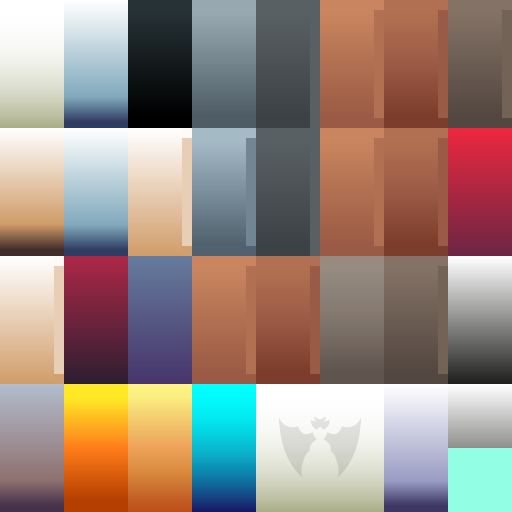
#> input picture assets/characters/kaykit_skeletons/golem/Skeleton_Golem_skeleton_texture_A.png, 1024 x 1024 px (shown at 1/2 size)
$ python -i framing.py   (imports and definitions only)
#> lines starting #> are read from the running program, lines starting #| are printed output that depends on the picture
#> further down, picture is the input picture: PIL image 1024x1024 RGBA; mean R, G, B, A 153, 135.1, 126.2, 255
"""Turning a generated picture of an Item into a usable Item icon.

An icon set is judged as a set. If one Item's art fills its tile and the next
sits in the middle of a sea of empty pixels, the inventory looks broken even
though both images are individually fine. So the model is never trusted to
frame anything: it is asked for a subject on a flat backdrop, the backdrop is
keyed out, and the subject is then measured and placed to a fixed rule.

The rule: longest side of the subject is scaled to `canvas_px * (1 - 2 *
margin)`, and the subject is centred. Every icon therefore has the same
footprint on the same canvas regardless of what the model drew or where.
"""

from __future__ import annotations

from collections import deque

import numpy as np
from PIL import Image

#: Item icons ship at this size. Big enough to stay crisp on a hover panel,
#: small enough that a full Recipe book is cheap to keep in memory.
DEFAULT_CANVAS_PX = 256

#: Breathing room so adjacent icons in a grid do not touch.
DEFAULT_MARGIN_FRAC = 0.08

# All three tolerances below are in mean absolute levels per channel (0-255),
# so "20" means "twenty levels different", not a Euclidean colour distance
# that reads 1.73x larger on greys than the number suggests.

#: How far a pixel may sit from the *fitted* backdrop surface and still count
#: as backdrop. Not a distance from one flat colour -- see `_fit_backdrop`.
DEFAULT_KEY_TOLERANCE = 20.0

#: How far a pixel may sit from the fitted backdrop and still be eaten as a
#: cast shadow, provided it is reached by small steps from known backdrop. A
#: shadow is much darker than the backdrop but fades into it gradually, which
#: is exactly the distinction these two numbers encode.
SHADOW_TOLERANCE = 40.0

#: Largest single-pixel colour step the shadow walk may cross. The subject's
#: edge is a hard step and blocks the walk; a shadow's falloff is gentle and
#: does not. Keep this small -- it is the only thing standing between the
#: flood fill and the inside of a grey steel subject.
SHADOW_STEP_TOLERANCE = 6.0


# [95 lines left out: functions alpha_from_flat_background, _fit_backdrop, not called in this run]


def frame_to_canvas(
    image: Image.Image,
    canvas_px: int = DEFAULT_CANVAS_PX,
    margin_frac: float = DEFAULT_MARGIN_FRAC,
) -> Image.Image:
    """Scale and centre `image`'s opaque subject onto a fixed square canvas.

    `image` must already have an alpha channel marking the subject; run
    `alpha_from_flat_background` first if it does not.
    """
#> called with canvas_px = 256, margin_frac = 0.08
    if not 0 <= margin_frac < 0.5:
        raise ValueError(f"margin_frac must be in [0, 0.5), got {margin_frac}")

    rgba = image.convert("RGBA")
    bbox = rgba.split()[3].getbbox()
#> bbox = (0, 0, 1024, 1024)
    if bbox is None:
        raise ValueError("image is fully transparent -- nothing to frame")

    subject = rgba.crop(bbox)
    content_px = canvas_px - 2 * round(canvas_px * margin_frac)
    scale = content_px / max(subject.size)
#> scale = 0.211
    scaled = subject.resize(
        (max(1, round(subject.width * scale)), max(1, round(subject.height * scale))),
        Image.LANCZOS,
    )
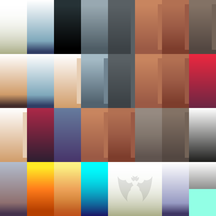
#> scaled: PIL image 216x216 RGBA; mean R, G, B, A 153, 135.1, 126.2, 255

    canvas = Image.new("RGBA", (canvas_px, canvas_px), (0, 0, 0, 0))
#> canvas: PIL image 256x256 RGBA; every value is 0
    canvas.alpha_composite(
        scaled,
        ((canvas_px - scaled.width) // 2, (canvas_px - scaled.height) // 2),
    )
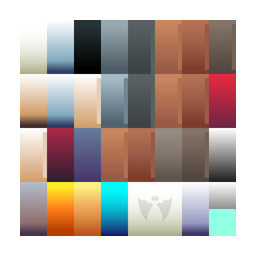
#> canvas: PIL image 256x256 RGBA; mean R, G, B, A 108.9, 96.2, 89.8, 181.5; transparent parts drawn white
    return canvas


# [19 lines left out: function contact_sheet, not called in this run]

>>> from PIL import Image
>>> picture = Image.open('../../../assets/characters/kaykit_skeletons/golem/Skeleton_Golem_skeleton_texture_A.png')
>>> result = frame_to_canvas(picture)
